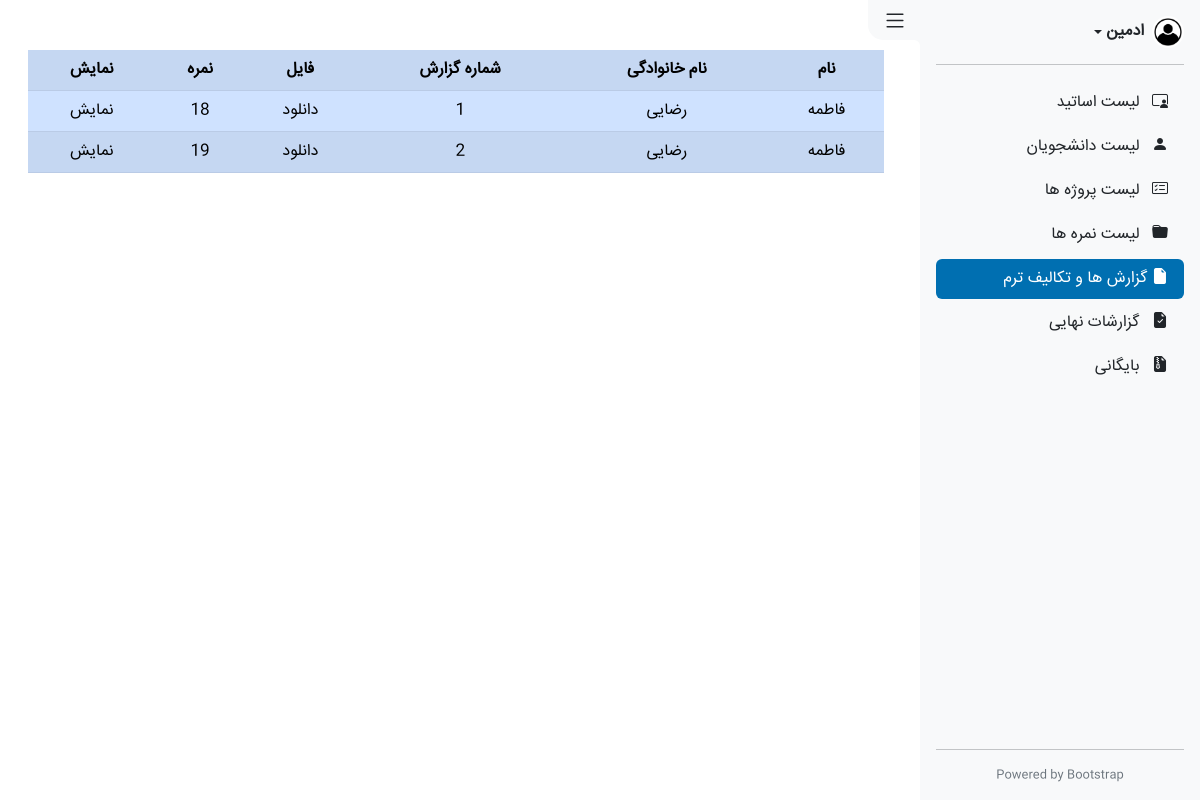
Page /administrators/reports-list on the committed database.
### teachers/models.py (models this page shows, shortened)
class ProjectReport(models.Model):
    student = models.ForeignKey(CollegeUsers, on_delete=models.CASCADE)
    number = models.IntegerField()
    file = models.FileField(null=True, blank=True)
    description = models.TextField(null=True, blank=True)
    mark = models.IntegerField(null=True, blank=True)
    date = models.DateField(auto_now=True)
    is_submit = models.BooleanField(default=True)

### accounts/models.py (models this page shows, shortened)
class CollegeUsers(models.Model):
    user = models.OneToOneField(User, on_delete=models.CASCADE)
    firstname = models.CharField(max_length=150)
    lastname = models.CharField(max_length=150)
    project = models.ForeignKey(Project, models.SET_NULL, null=True, blank=True)
    is_teacher = models.BooleanField(default=False)
    is_student = models.BooleanField(default=True)

### administration/views.py (the view)
# urls.py: path('reports-list', views.reports_list, name="a_reports_list"),
def reports_list(request):
    context = {
        'active_tab': 'reports_list',
        'reports': ProjectReport.objects.all(),
    }
    return render(request, 'administration/List Reports.html', context)

### administration/templates/administration/List Reports.html (shortened to what this page needs)
{% extends 'administration/includes/_layout.html' %}
{% load static %}
{% block content %}
<section class="main active-side">
    <div class="container reports">
        <table class="table table-primary table-striped list-reports mx-1">
            <tr>
                <th>نام</th>
                <th>نام خانوادگی</th>
                <th>شماره گزارش</th>
                <th>فایل</th>
                <th>نمره</th>
                <th>نمایش</th>
            </tr>
            {% for report in reports %}
            <tr>
                <td>{{ report.student.firstname }}</td>
                <td>{{ report.student.lastname }}</td>
                <td>{{ report.number }}</td>
                <td>
                    {% if report.file %}
                    <a href="{{ report.file.url }}">دانلود</a>
                    {% else %}
                    <span>-</span>
                    {% endif %}
                </td>
                <td>
                    {% if report.mark %}
                    <span>{{ report.mark }}</span>
                    {% else %}
                    <span>-</span>
                    {% endif %}
                </td>
                <td>
                    <a href="/administrators/reports-list/{{ report.id }}"> نمایش </a>
                </td>
            </tr>
            {% endfor %}
        </table>
    </div>
</section>
{% endblock %}

### assets/Css/style.css (style rules this page uses)
*, *::before, *::after { margin: 0; padding: 0; box-sizing: border-box; font-family: 'IRANSans'; }
body { width: 100vw; min-height: 100vh; overflow-x: hidden; }
.main.active-side { width: calc(100vw - 280px); padding: 50px 20px; margin-right: auto; transition: .5s; }
.reports { overflow: auto; }
.list-reports { min-width: 600px; text-align: center; }
.list-reports a { text-decoration: none; color: #000; }

### rows in the picture
ProjectReport: student.firstname "فاطمه", student.lastname "رضایی", number "1", mark "18"
ProjectReport: student.firstname "فاطمه", student.lastname "رضایی", number "2", mark "19"
